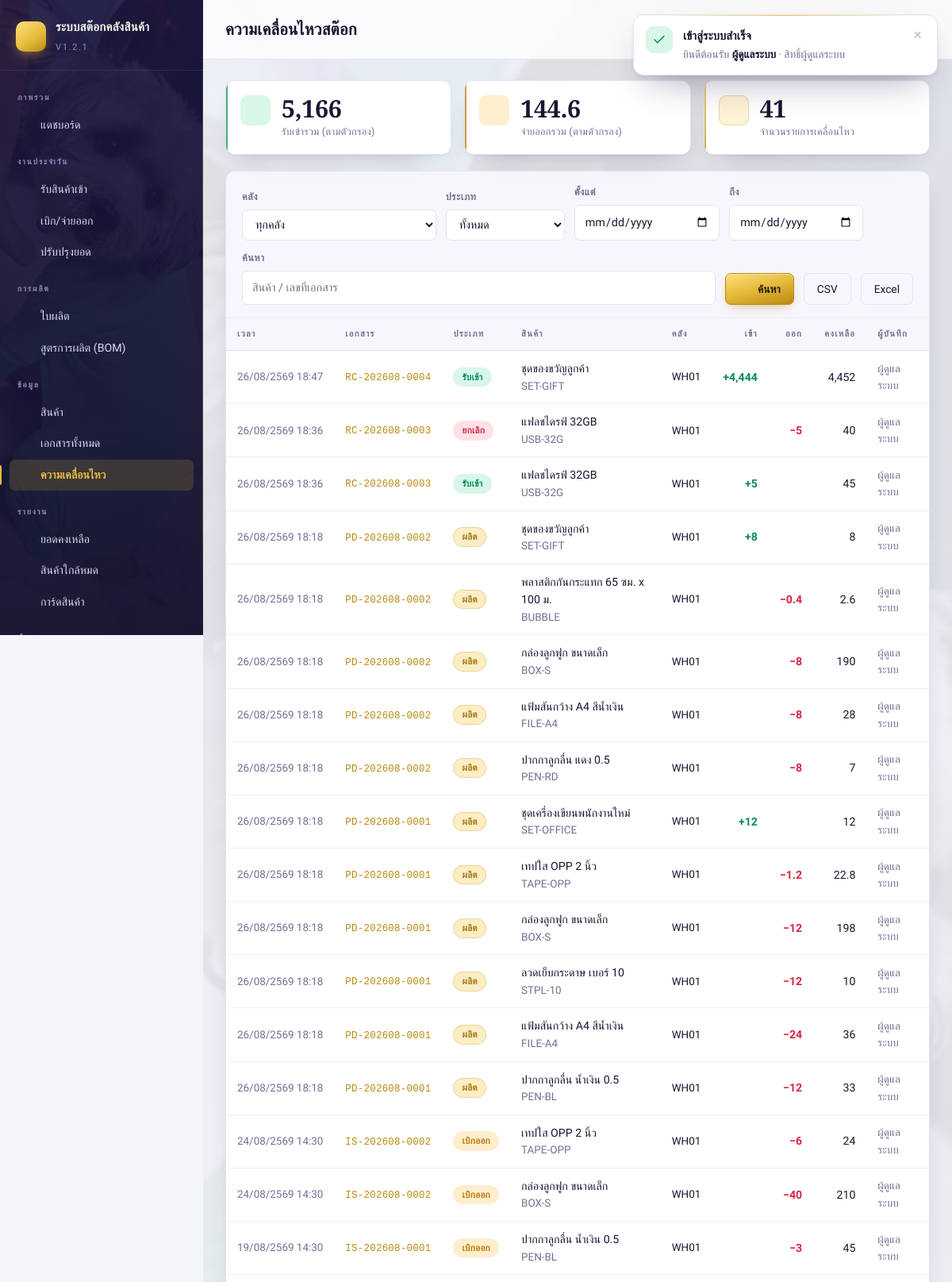
Page /index.php?p=movements (signed in, upper part) on the committed database.
### tables this page shows
CREATE TABLE `stock_movements` (
  `id` bigint(20) unsigned NOT NULL AUTO_INCREMENT,
  `doc_id` int(10) unsigned DEFAULT NULL,
  `doc_no` varchar(30) NOT NULL,
  `doc_type` enum('IN','OUT','TRANSFER','ADJUST','VOID','PROD') NOT NULL,
  `product_id` int(10) unsigned NOT NULL,
  `warehouse_id` int(10) unsigned NOT NULL,
  `qty_change` decimal(14,3) NOT NULL,
  `balance_after` decimal(14,3) NOT NULL,
  `unit_cost` decimal(14,2) NOT NULL DEFAULT '0.00',
  `note` varchar(255) DEFAULT NULL,
  `user_id` int(10) unsigned DEFAULT NULL,
  `moved_at` datetime NOT NULL DEFAULT CURRENT_TIMESTAMP,
  PRIMARY KEY (`id`),
  KEY `idx_mv_product_time` (`product_id`,`moved_at`),
  KEY `idx_mv_wh` (`warehouse_id`),
  KEY `idx_mv_doc` (`doc_id`),
  CONSTRAINT `fk_mv_doc` FOREIGN KEY (`doc_id`) REFERENCES `stock_docs` (`id`) ON DELETE SET NULL,
  CONSTRAINT `fk_mv_product` FOREIGN KEY (`product_id`) REFERENCES `products` (`id`),
  CONSTRAINT `fk_mv_wh` FOREIGN KEY (`warehouse_id`) REFERENCES `warehouses` (`id`)
);

CREATE TABLE `products` (
  `id` int(10) unsigned NOT NULL AUTO_INCREMENT,
  `sku` varchar(50) NOT NULL,
  `barcode` varchar(50) DEFAULT NULL,
  `name` varchar(200) NOT NULL,
  `product_type` enum('MAT','WIP','FG','PACK','OTHER') NOT NULL DEFAULT 'FG',
  `category_id` int(10) unsigned DEFAULT NULL,
  `unit_id` int(10) unsigned DEFAULT NULL,
  `cost_price` decimal(14,2) NOT NULL DEFAULT '0.00',
  `sell_price` decimal(14,2) NOT NULL DEFAULT '0.00',
  `min_stock` decimal(14,3) NOT NULL DEFAULT '0.000',
  `note` varchar(255) DEFAULT NULL,
  `is_active` tinyint(1) NOT NULL DEFAULT '1',
  `created_at` datetime NOT NULL DEFAULT CURRENT_TIMESTAMP,
  `updated_at` datetime NOT NULL DEFAULT CURRENT_TIMESTAMP ON UPDATE CURRENT_TIMESTAMP,
  PRIMARY KEY (`id`),
  UNIQUE KEY `uq_products_sku` (`sku`),
  KEY `idx_products_barcode` (`barcode`),
  KEY `idx_products_name` (`name`),
  KEY `idx_products_type` (`product_type`),
  KEY `fk_products_category` (`category_id`),
  KEY `fk_products_unit` (`unit_id`),
  CONSTRAINT `fk_products_category` FOREIGN KEY (`category_id`) REFERENCES `categories` (`id`) ON DELETE SET NULL,
  CONSTRAINT `fk_products_unit` FOREIGN KEY (`unit_id`) REFERENCES `units` (`id`) ON DELETE SET NULL
);

CREATE TABLE `warehouses` (
  `id` int(10) unsigned NOT NULL AUTO_INCREMENT,
  `code` varchar(20) NOT NULL,
  `name` varchar(120) NOT NULL,
  `address` varchar(255) DEFAULT NULL,
  `is_active` tinyint(1) NOT NULL DEFAULT '1',
  `created_at` datetime NOT NULL DEFAULT CURRENT_TIMESTAMP,
  PRIMARY KEY (`id`),
  UNIQUE KEY `uq_warehouses_code` (`code`)
);

CREATE TABLE `users` (
  `id` int(10) unsigned NOT NULL AUTO_INCREMENT,
  `username` varchar(50) NOT NULL,
  `password_hash` varchar(255) NOT NULL,
  `fullname` varchar(120) NOT NULL,
  `role` enum('admin','staff','viewer') NOT NULL DEFAULT 'staff',
  `is_active` tinyint(1) NOT NULL DEFAULT '1',
  `last_login_at` datetime DEFAULT NULL,
  `created_at` datetime NOT NULL DEFAULT CURRENT_TIMESTAMP,
  PRIMARY KEY (`id`),
  UNIQUE KEY `uq_users_username` (`username`)
);

### index.php (called while the page is built, shortened)
<?php
require_once __DIR__ . '/includes/layout.php';
$page = (string)inp('p', 'dashboard');
$file = __DIR__ . '/pages/' . $page . '.php';
require $file;

### includes/db.php (called while the page is built, shortened)
<?php
function db(): PDO
{
    static $pdo = null;
    if ($pdo instanceof PDO) {
        return $pdo;
    }
    $dsn = sprintf('mysql:host=%s;port=%s;dbname=%s;charset=%s', DB_HOST, DB_PORT, DB_NAME, DB_CHARSET);
    try {
        $pdo = new PDO($dsn, DB_USER, DB_PASS, [
            PDO::ATTR_ERRMODE            => PDO::ERRMODE_EXCEPTION,
            PDO::ATTR_DEFAULT_FETCH_MODE => PDO::FETCH_ASSOC,
            PDO::ATTR_EMULATE_PREPARES   => false,
            PDO::ATTR_STRINGIFY_FETCHES  => false,
        ]);
    } catch (PDOException $e) {
        http_response_code(500);
        db_fail_page($e->getMessage());
    }
    return $pdo;
}
function q(string $sql, array $params = []): PDOStatement
{
    $st = db()->prepare($sql);
    $st->execute($params);
    return $st;
}
function qa(string $sql, array $params = []): array
{
    return q($sql, $params)->fetchAll();
}
function qv(string $sql, array $params = [], $default = null)
{
    $v = q($sql, $params)->fetchColumn();
    return $v === false ? $default : $v;
}

### pages/movements.php (the view, shortened to what this page needs)
<?php
require_once __DIR__ . '/../includes/layout.php';
$from = (string)inp('from');
$to   = (string)inp('to');
$kw   = (string)inp('kw');
$page = max(1, inp_int('page', 1));
$per  = ROWS_PER_PAGE * 2;
$where = [];
$args  = [];
$w = $where ? 'WHERE ' . implode(' AND ', $where) : '';
$base = "FROM stock_movements m
          JOIN products p ON p.id = m.product_id
          JOIN warehouses wh ON wh.id = m.warehouse_id
          LEFT JOIN users u ON u.id = m.user_id
          $w";
$total = (int)qv("SELECT COUNT(*) $base", $args);
$sumIn  = (float)qv("SELECT COALESCE(SUM(CASE WHEN m.qty_change > 0 THEN m.qty_change ELSE 0 END),0) $base", $args);
$sumOut = (float)qv("SELECT COALESCE(SUM(CASE WHEN m.qty_change < 0 THEN -m.qty_change ELSE 0 END),0) $base", $args);
$rows = qa(
    "SELECT m.*, p.sku, p.name, wh.code AS wh_code, u.fullname,
            (SELECT id FROM stock_docs WHERE id = m.doc_id) AS doc_ref
     $base
     ORDER BY m.id DESC
     LIMIT $per OFFSET " . (($page - 1) * $per),
    $args
);
?>
<div class="kpis">
  <div class="kpi ok"><span class="kico"><?= icon('in') ?></span>
    <span><span class="kval"><?= qty_fmt($sumIn) ?></span><span class="klab">รับเข้ารวม (ตามตัวกรอง)</span></span></div>
  <div class="kpi warn"><span class="kico"><?= icon('out') ?></span>
    <span><span class="kval"><?= qty_fmt($sumOut) ?></span><span class="klab">จ่ายออกรวม (ตามตัวกรอง)</span></span></div>
  <div class="kpi"><span class="kico"><?= icon('card') ?></span>
    <span><span class="kval"><?= number_format($total) ?></span><span class="klab">จำนวนรายการเคลื่อนไหว</span></span></div>
</div>
<div class="card">
  <form method="get" class="filters">
    <label>คลัง
      <select name="wh">
        <option value="">ทุกคลัง</option>
      </select>
    </label>
    <label>ประเภท
      <select name="type">
        <option value="">ทั้งหมด</option>
      </select>
    </label>
    <label>ตั้งแต่ <input type="date" name="from" value="<?= h($from) ?>"></label>
    <label>ถึง <input type="date" name="to" value="<?= h($to) ?>"></label>
    <label class="grow">ค้นหา
      <input type="search" name="kw" value="<?= h($kw) ?>" placeholder="สินค้า / เลขที่เอกสาร"></label>
    <button class="btn primary"><?= icon('search') ?> ค้นหา</button>
    <?= export_buttons() ?>
  </form>
  <?php if (!$rows): ?>
    <div class="empty">ยังไม่มีความเคลื่อนไหวตามเงื่อนไขนี้</div>
  <?php else: ?>
  <div class="tablewrap">
    <table class="tbl">
      <thead><tr><th>เวลา</th><th>เอกสาร</th><th>ประเภท</th><th>สินค้า</th><th>คลัง</th>
                 <th class="num">เข้า</th><th class="num">ออก</th><th class="num">คงเหลือ</th><th>ผู้บันทึก</th></tr></thead>
      <tbody>
      <?php foreach ($rows as $m): $d = (float)$m['qty_change']; ?>
        <tr>
          <td class="small muted nowrap"><?= h(thai_date($m['moved_at'], true)) ?></td>
          <td class="nowrap"><?php if ($m['doc_ref']): ?>
              <a href="<?= h(url('doc_view', ['id' => $m['doc_ref']])) ?>"><code><?= h($m['doc_no']) ?></code></a>
              <?php else: ?><code><?= h($m['doc_no']) ?></code><?php endif; ?></td>
          <td><?= doc_type_badge($m['doc_type']) ?></td>
          <td><?= h($m['name']) ?><div class="small muted"><?= h($m['sku']) ?></div></td>
          <td class="small"><?= h($m['wh_code']) ?></td>
          <td class="num"><?= $d > 0 ? '<b style="color:var(--ok)">+' . qty_fmt($d) . '</b>' : '' ?></td>
          <td class="num"><?= $d < 0 ? '<b style="color:var(--danger)">−' . qty_fmt(abs($d)) . '</b>' : '' ?></td>
          <td class="num"><?= qty_fmt($m['balance_after']) ?></td>
          <td class="small muted"><?= h($m['fullname'] ?? '—') ?></td>
        </tr>
      <?php endforeach; ?>
      </tbody>
    </table>
  </div>
  <?php endif; ?>
</div>

### includes/helpers.php (shortened to what this page needs)
<?php
function h($v): string
{
    return htmlspecialchars((string)$v, ENT_QUOTES | ENT_SUBSTITUTE, 'UTF-8');
}
function inp(string $key, $default = '', ?array $src = null)
{
    $src = $src ?? $_REQUEST;
    if (!isset($src[$key])) {
        return $default;
    }
    $v = $src[$key];
    return is_string($v) ? trim($v) : $v;
}
function inp_int(string $key, ?int $default = null, ?array $src = null): ?int
{
    $v = inp($key, null, $src);
    if ($v === null || $v === '') {
        return $default;
    }
    return (int)$v;
}
function url(string $page = '', array $params = []): string
{
    $base = BASE_URL . '/index.php';
    if ($page !== '') {
        $params = array_merge(['p' => $page], $params);
    }
    return $params ? $base . '?' . http_build_query($params) : $base;
}
function url_with(array $overrides): string
{
    $params = array_merge($_GET, $overrides);
    return BASE_URL . '/index.php' . ($params ? '?' . http_build_query($params) : '');
}
function qty_fmt($v): string
{
    $f = (float)$v;
    $s = number_format($f, 3);
    $s = rtrim(rtrim($s, '0'), '.');
    return $s === '' || $s === '-' ? '0' : $s;
}
function thai_date(?string $date, bool $withTime = false): string
{
    $ts = strtotime($date);
    $y = (int)date('Y', $ts) + 543;
    $s = date('d/m/', $ts) . $y;
    if ($withTime) {
        $s .= ' ' . date('H:i', $ts);
    }
    return $s;
}
function doc_type_label(string $t): string
{
    return [
        'IN'       => 'รับเข้า',
        'OUT'      => 'เบิกออก',
        'TRANSFER' => 'โอนย้าย',
        'ADJUST'   => 'ปรับปรุง',
        'PROD'     => 'ผลิต',
        'VOID'     => 'ยกเลิก',
    ][$t] ?? $t;
}
function doc_type_badge(string $t): string
{
    $cls = [
        'IN'       => 'ok',
        'OUT'      => 'warn',
        'TRANSFER' => 'info',
        'ADJUST'   => 'muted',
        'PROD'     => 'gold',
        'VOID'     => 'danger',
    ][$t] ?? 'muted';
    return '<span class="badge ' . $cls . '">' . h(doc_type_label($t)) . '</span>';
}
function export_buttons(): string
{
    return '<a class="btn ghost" href="' . h(url_with(['export' => 'csv'])) . '">CSV</a>'
         . '<a class="btn ghost" href="' . h(url_with(['export' => 'xls'])) . '">Excel</a>';
}

### rows in the picture
stock_movements: moved_at "26/08/2569 18:47", doc_no "RC-202608-0004", doc_type "รับเข้า", product.name "ชุดของขวัญลูกค้า", product.sku "SET-GIFT", warehouse.code "WH01", qty_change "4,444", balance_after "4,452", user.fullname "ผู้ดูแลระบบ"
stock_movements: moved_at "26/08/2569 18:36", doc_no "RC-202608-0003", doc_type "ยกเลิก", product.name "แฟลชไดรฟ์ 32GB", product.sku "USB-32G", warehouse.code "WH01", qty_change "5", balance_after "40", user.fullname "ผู้ดูแลระบบ"
stock_movements: moved_at "26/08/2569 18:36", doc_no "RC-202608-0003", doc_type "รับเข้า", product.name "แฟลชไดรฟ์ 32GB", product.sku "USB-32G", warehouse.code "WH01", qty_change "5", balance_after "45", user.fullname "ผู้ดูแลระบบ"
stock_movements: moved_at "26/08/2569 18:18", doc_no "PD-202608-0002", doc_type "ผลิต", product.name "ชุดของขวัญลูกค้า", product.sku "SET-GIFT", warehouse.code "WH01", qty_change "8", balance_after "8", user.fullname "ผู้ดูแลระบบ"
stock_movements: moved_at "26/08/2569 18:18", doc_no "PD-202608-0002", doc_type "ผลิต", product.name "พลาสติกกันกระแทก 65 ซม. x 100 ม.", product.sku "BUBBLE", warehouse.code "WH01", qty_change "0.4", balance_after "2.6", user.fullname "ผู้ดูแลระบบ"
stock_movements: moved_at "26/08/2569 18:18", doc_no "PD-202608-0002", doc_type "ผลิต", product.name "กล่องลูกฟูก ขนาดเล็ก", product.sku "BOX-S", warehouse.code "WH01", qty_change "8", balance_after "190", user.fullname "ผู้ดูแลระบบ"
stock_movements: moved_at "26/08/2569 18:18", doc_no "PD-202608-0002", doc_type "ผลิต", product.name "แฟ้มสันกว้าง A4 สีน้ำเงิน", product.sku "FILE-A4", warehouse.code "WH01", qty_change "8", balance_after "28", user.fullname "ผู้ดูแลระบบ"
stock_movements: moved_at "26/08/2569 18:18", doc_no "PD-202608-0002", doc_type "ผลิต", product.name "ปากกาลูกลื่น แดง 0.5", product.sku "PEN-RD", warehouse.code "WH01", qty_change "8", balance_after "7", user.fullname "ผู้ดูแลระบบ"
stock_movements: moved_at "26/08/2569 18:18", doc_no "PD-202608-0001", doc_type "ผลิต", product.name "ชุดเครื่องเขียนพนักงานใหม่", product.sku "SET-OFFICE", warehouse.code "WH01", qty_change "12", balance_after "12", user.fullname "ผู้ดูแลระบบ"
stock_movements: moved_at "26/08/2569 18:18", doc_no "PD-202608-0001", doc_type "ผลิต", product.name "เทปใส OPP 2 นิ้ว", product.sku "TAPE-OPP", warehouse.code "WH01", qty_change "1.2", balance_after "22.8", user.fullname "ผู้ดูแลระบบ"
stock_movements: moved_at "26/08/2569 18:18", doc_no "PD-202608-0001", doc_type "ผลิต", product.name "กล่องลูกฟูก ขนาดเล็ก", product.sku "BOX-S", warehouse.code "WH01", qty_change "12", balance_after "198", user.fullname "ผู้ดูแลระบบ"
stock_movements: moved_at "26/08/2569 18:18", doc_no "PD-202608-0001", doc_type "ผลิต", product.name "ลวดเย็บกระดาษ เบอร์ 10", product.sku "STPL-10", warehouse.code "WH01", qty_change "12", balance_after "10", user.fullname "ผู้ดูแลระบบ"
stock_movements: moved_at "26/08/2569 18:18", doc_no "PD-202608-0001", doc_type "ผลิต", product.name "แฟ้มสันกว้าง A4 สีน้ำเงิน", product.sku "FILE-A4", warehouse.code "WH01", qty_change "24", balance_after "36", user.fullname "ผู้ดูแลระบบ"
stock_movements: moved_at "26/08/2569 18:18", doc_no "PD-202608-0001", doc_type "ผลิต", product.name "ปากกาลูกลื่น น้ำเงิน 0.5", product.sku "PEN-BL", warehouse.code "WH01", qty_change "12", balance_after "33", user.fullname "ผู้ดูแลระบบ"
stock_movements: moved_at "24/08/2569 14:30", doc_no "IS-202608-0002", doc_type "เบิกออก", product.name "เทปใส OPP 2 นิ้ว", product.sku "TAPE-OPP", warehouse.code "WH01", qty_change "6", balance_after "24", user.fullname "ผู้ดูแลระบบ"
stock_movements: moved_at "24/08/2569 14:30", doc_no "IS-202608-0002", doc_type "เบิกออก", product.name "กล่องลูกฟูก ขนาดเล็ก", product.sku "BOX-S", warehouse.code "WH01", qty_change "40", balance_after "210", user.fullname "ผู้ดูแลระบบ"
stock_movements: moved_at "19/08/2569 14:30", doc_no "IS-202608-0001", doc_type "เบิกออก", product.name "ปากกาลูกลื่น น้ำเงิน 0.5", product.sku "PEN-BL", warehouse.code "WH01", qty_change "3", balance_after "45", user.fullname "ผู้ดูแลระบบ"

### other values in the picture
APP_NAME "ระบบสต๊อกคลังสินค้า"
APP_VERSION "1.2.1"
$g['group'] "ภาพรวม"
$it[1] "แดชบอร์ด"
$g['group'] "งานประจำวัน"
$it[1] "รับสินค้าเข้า"
$it[1] "เบิก/จ่ายออก"
$it[1] "ปรับปรุงยอด"
$g['group'] "การผลิต"
$it[1] "ใบผลิต"
$it[1] "สูตรการผลิต (BOM)"
$g['group'] "ข้อมูล"
$it[1] "สินค้า"
$it[1] "เอกสารทั้งหมด"
$it[1] "ความเคลื่อนไหว"
